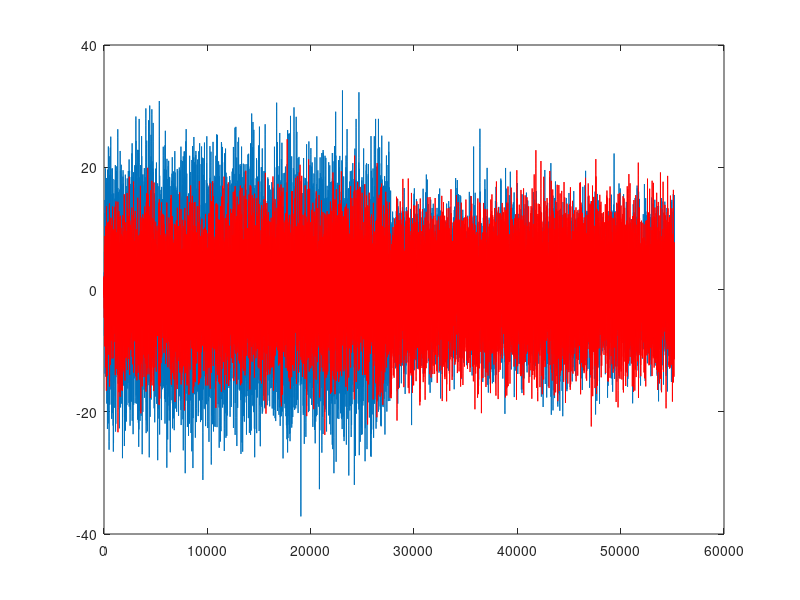
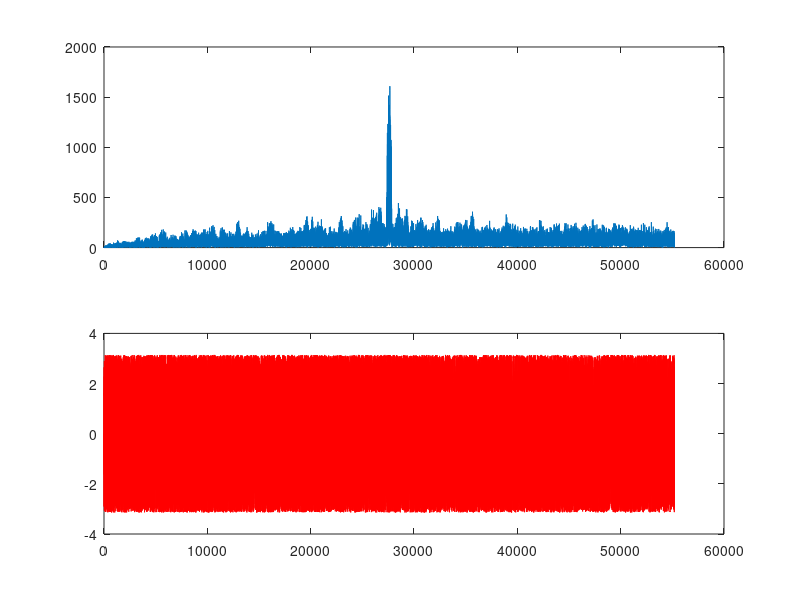

These figures' MATLAB source, in order:
% DMT Simulation
% AWGN channel
% Time/Frequency Spreading in the Preamble
%

%% Parameters

% FFT Size
L = 256;
% Noise Std. Dev.
sigma = sqrt(1.0);
% Cyclic Prefix Length
Ncp = 20;
% Number of Active Subcarriers (Centered at DC)
Na = 64;
% Number of symbols to transmit
Ns = 100;

%% Generate symbol sequence
active = zeros(L, 1);
if mod(Na, 2) == 1
    active(1:(Na-1)/2) = 1.0;
    active(L-(Na-1)/2:L) = 1.0;
else
    active(1:Na/2) = 1.0;
    active(L-Na/2+1:L) = 1.0;
end

% Generate PN code across subcarriers
pn = sign(randn(Na, 1)); 
coded_sc = zeros(L, 1);
coded_sc(active ~= 0) = pn;

% Generate PN code in time
s = sign(randn(Ns, 1));

%% IFFT + CP
Nx = 2 * (L + Ncp) * Ns;
x = zeros(Nx, 1);
for index = 1:Ns
    S = sqrt(L) * s(index) * ifft(coded_sc);
    x((index - 1)*(L + Ncp) + Ncp + 1:index*(L + Ncp)) = S;
    x((index - 1)*(L + Ncp) + 1:(index - 1)*(L + Ncp) + Ncp) = S(L-Ncp+1:L);
end

%% Channel Model
h = [ 1.0 0.0 0.0 0.0 ]; % Impulse (No) Channel Model
y = conv(x, h);
v = sigma * (randn(size(y)) + 1j*randn(size(y))) / sqrt(2);
y = y + v;

% figure()
% plot(real(x)); hold on;
% plot(imag(x), 'r'); hold off;
% figure()
% plot(real(y)); hold on;
% plot(imag(y), 'r'); hold off;

%% Perform autocorrelation to convert OFDM symbols to rectangle pulse shaped BPSK symbols
y_buf = zeros(L + Ncp, 1);
y_acorr_avg_output = zeros(Nx, 1);
S_mf = zeros(L + Ncp, 1); 
S_mf(Ncp+1:end) = S(1:end);
S_mf(1:Ncp) = S(L-Ncp+1:end);
S_mf = conj(S_mf(end:-1:1));
for index = 1:Nx
    y_acorr_avg_output(index) = y_buf' * S_mf;
    y_buf(2:end) = y_buf(1:end-1);
    y_buf(1) = y(index);
end

% Plot Raw Autocorrelation output samples
% figure()
% plot(real(y_acorr)); hold on;
% plot(imag(y_acorr), 'r'); hold off;

% Plot averaged autocorrelation samples (frequency offset is amount of
% rotation in the plateau region).
figure()
plot(real(y_acorr_avg_output)); hold on;
plot(imag(y_acorr_avg_output), 'r'); hold off;

%% Now, perform matched filtering with the known PN sequence.

% The received sequence is actually a differentially encoded
% version of the BPSK symbols, so we need a differentially
% encoded matched filter.
s_mf = s(1:end);
s_mf = flipud(s_mf);
mf_output = zeros(Nx, 1);
code_buf = zeros((L + Ncp) * Ns, 1);
for index = 1:Nx-1
    code_buf(2:end) = code_buf(1:end-1);
    code_buf(1) = y_acorr_avg_output(index);
    mf_output(index) = s_mf' * code_buf(1:L + Ncp:end);
end

% Plot matched filter output. Correct timing is found at peak.
figure()
subplot(2,1,1);
plot(abs(mf_output));
subplot(2,1,2);
plot(angle(mf_output), 'r');
